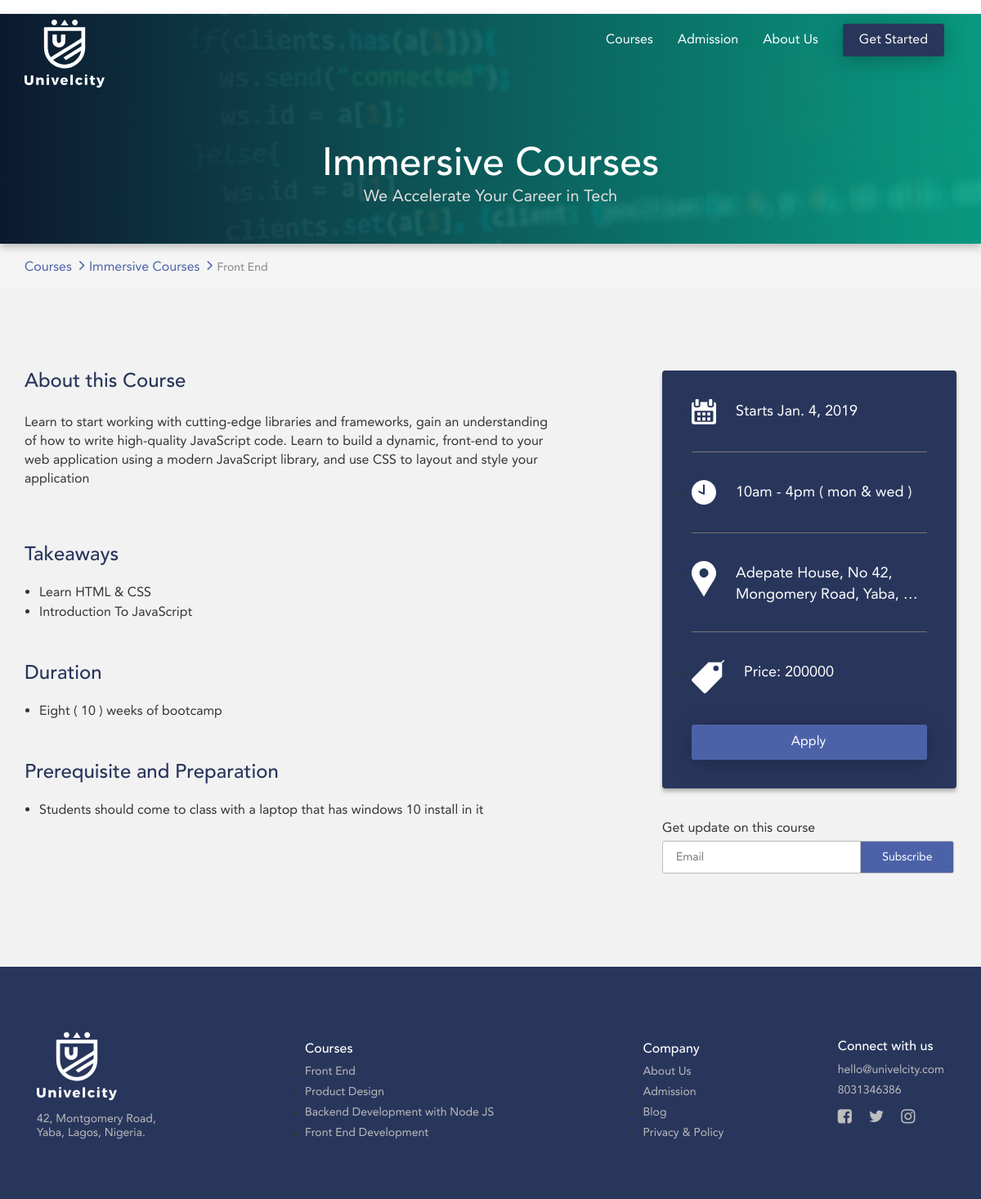
Screenshot of /detailed_course_view/1/ with the database file from the repository.
### main/models.py (models this page shows, shortened)
class Global(models.Model):
    logo            = models.FileField(null = True, upload_to='uploads/logos/')
    phone           = models.IntegerField(null = True, unique=False, default = "")
    location        = models.TextField(null = True, default="")
    email           = models.EmailField(null = True, default="", max_length=200)
    about_title     = models.CharField(null = True, default="", max_length=200)
    about_text      = models.CharField(null = True, default="", max_length=200)
    about_body      = models.TextField(null = True, default="", blank= True)
    facebook        = models.CharField(null = True, default="", max_length=200)
    twitter         = models.CharField(null = True, default="", max_length=200)
    insta           = models.CharField(null = True, default="", max_length=200)

class Category(models.Model):
    image           = models.FileField(null = True, upload_to='uploads/course_imgs/')
    title           = models.CharField(null = True, max_length=255, default = "")
    description     = models.TextField(null = True,  default = "")
    class Meta:
        verbose_name_plural = "Categories"

class Course(models.Model):
    image  = models.FileField(null = True, upload_to='uploads/course_imgs/')
    header = models.FileField(null = True, upload_to='uploads/course_imgs/')
    title           = models.CharField(null = True, max_length=40, default="")
    category        = models.ForeignKey('Category', on_delete=models.CASCADE, default = 1, related_name= 'course')
    about           = models.IntegerField(null = True, unique=False, default = "")
    date            = models.DateField(null = True, default="")
    time            = models.CharField(null = True, max_length=30, default="")
    duration        = models.IntegerField(null = True, default="")
    address         = models.TextField(null = True, default="")
    about           = models.TextField(null = True, default="")
    price           = models.IntegerField(null = True, default="")
    is_upcoming     = models.BooleanField(default = False)
    is_active       = models.BooleanField(default = False)

class Take_away(models.Model):
    course          = models.ForeignKey('Course', on_delete=models.CASCADE, default = 1, related_name= 'take_away')
    text            = models.CharField(null = True, max_length=255, default="")

class Requirement(models.Model):
    course          = models.ForeignKey('Course', on_delete=models.CASCADE, default = 1, related_name = 'requirement')
    text            = models.TextField(null = True, default="")

### main/views.py (the view)
# urls.py: path('detailed_course_view/<int:id>/', views.detailed_course_view, name='detailed_course_view'),
def detailed_course_view(request, id):#ID ---> course__id
    page        = 'detailed_course_view'
    category    = Category.objects.get(course__id = id)
    general     = Global.objects.all()[0]
    course      = Course.objects.get(pk = id)
    takeaways   = Take_away.objects.filter(course_id = course.id)
    requirements = Requirement.objects.filter(course_id = course.id)
    footer_courses = Course.objects.all()[:4] #COURSES TO SHOW AT FOOTER
    return render(request, 'detailed_course_view.html', { 'page': page, 'general':general, 'course':course, 'category':category, 'takeaways': takeaways, 'requirements':requirements, 'footer_courses':footer_courses })

### templates/detailed_course_view.html
{% extends "base.html" %}
{% load static %}
{% block content %}
<div class="page_heading">
  <div class="page_name">
   <h1>{{ category.title }}</h1>
   <p>We Accelerate Your Career in Tech</p>
  </div>
 <span class="bg_inner_pages"></span>
 <img src='{% static "images/fron_dev.png" %}'  alt="img" />
</div>
<div class="breadcrumb">
 <div class="container padLR">
 <nav aria-label="breadcrumb">
  <ol class="breadcrumb">
    <li class="breadcrumb-item"><a href="../../courses">Courses</a></li>
    <li class="breadcrumb-item"><a href="../../course_list/{{ category.id }}">{{ category.title }}</a></li>
    <li class="breadcrumb-item active" aria-current="page">{{ course.title }}</li>
  </ol>
</nav>
 </div>
</div>
<div class="section_accelerate dev_sec">
 <div class="container">
  <div class="row">
    <div class="col-md-7">
     <div class="crse_abt">
      <h2 class="h2_head">About this Course</h2>
      <p>
        {{ course.about }}
      </p>
   	 </div>
     <div class="tk_awy">
      <h2 class="h2_head">Takeaways</h2>
       <ul>
         {% for takeaway in takeaways %}
        <li><span>{{ takeaway.text }}</span></li>
        {% endfor %}
       </ul>
   	 </div>
     <div class="tk_awy du_sec">
      <h2 class="h2_head">Duration</h2>
       <ul>
        <li><span>Eight ( {{ course.duration }} ) weeks of bootcamp</span></li>
       </ul>
   	 </div>
     <div class="tk_awy pre_sec">
      <h2 class="h2_head">Prerequisite and Preparation</h2>
       <ul>
          {% for requirement in requirements %}
        <li><span>{{ requirement.text }}</span></li>
        {% endfor %}
       </ul>
   	 </div>
    </div>
    <div class="col-md-4 pull-right rightSEC">
      <div class="right_section">
       <ul>
        <li><img src='{% static "images/calender.svg" %}' alt="calender" /><span>Starts {{ course.date }}</span></li>
        <li><img src='{% static "images/clock.svg" %}' alt="clock" /> <span>{{ course.time }}</span></li>
        <li><img src='{% static "images/area_pin.svg" %}' alt="area_pin" /><span>{{ course.address| truncatechars:45 }}</span></li>
        <li><img src='{% static "images/price-tag.svg" %}' alt="price-tag" /> <span>Price: {{ course.price  }}</span></li>
       </ul>
       <div class="button"><a href="/form/{{course.id}}">Apply</a></div>
      </div>
      <div class="get_crs">
       <span>Get update on this course</span>
         <form action="#" class="input-group-sm">
          <input class="btn btn-lg" name="email" id="email" type="email" placeholder="Email" required>
          <button class="btn btn-info btn-lg" type="submit">Subscribe</button>
         </form>
      </div>
    </div>
  </div>
 </div>
</div>
{% endblock %}

### templates/base.html (shortened to what this page needs)
﻿{% load static %}
<!DOCTYPE html>
<html lang="en">
<head>
<link rel="stylesheet" href='{% static "css/bootstrap.min.css" %}'>
<link rel="stylesheet" href='{% static "css/style.css" %}'>
<link href="https://stackpath.bootstrapcdn.com/font-awesome/4.7.0/css/font-awesome.min.css" rel="stylesheet">
</head>
<body>
<div class="navbar-wrapper nav_menu">
  <div class="container">
    <div class="header_section">
     <div class="logo pull-left"><a href="/"><img src='{{ general.logo.url }}' /></a></div>
     <div class="navbar navbar-static-top pull-right">
        <div id="navbar" class="navbar-collapse collapse">
          <ul class="nav navbar-nav">
            <li class="active"><a href="/courses">Courses</a></li>
            <li><a href="about-us.html" target="ext">Admission</a></li>
            <li><a href="/about_us">About Us</a></li>
            <li><a href="/courses"><span>Get Started</span></a></li>
          </ul>
        </div>
    </div>
    </div>
  </div>
</div>
{% block content %}
  {% endblock %}
  <footer class="footer-bs">
    <div class="container">
      <div class="col-md-3 ftrone">
       <div class="ftr_logo"><img src= '{% static "images/logo_v.svg" %}' width="98" alt="footer logo" /></h2>
       <p>{{ general.location | safe }}</p>
      </div>
      </div>
      <div class="col-md-3 ftrtwo">
       <h4>Courses</h4>
       <ul class="pages">
         {% for course in footer_courses %}
           <li><a href="detailed_course_view/{{course.id}}">{{ course.title }}</a></li>
           {% endfor %}
       </ul>
      </div>
      <div class="col-md-3 ftrthree">
       <h4>Company</h4>
       <ul>
        <li><a href="/about">About Us</a></li>
        <li><a href="#">Admission</a></li>
        <li><a href="#">Blog</a></li>
        <li><a href="#">Privacy &amp; Policy</a></li>
       </ul>
      </div>
      <div class="col-md-3 ftrfour">
       <h4>Connect with us</h4>
       <a href="#" class="input-group">{{ general.email }}</a>
       <p class="input-group">{{ general.phone }}</p>
       <div class="social">
        <a href="{{ general.facebook }}"><i class="fa fa-facebook-square"></i></a>
        <a href="{{ general.twitter }}"><i class="fa fa-twitter"></i></a>
        <a href="{{ general.insta }}"><i class="fa fa-instagram"></i></a>
       </div>
      </div>
    </div>
   </footer>
</body>
</html>

### static/css/style.css (style rules this page uses)
body { margin: 0; line-height: normal; color: #333; }
.padLR { padding-left: 0; padding-right: 0; }
.navbar-wrapper { position: absolute; top: 0; left: 0; right: 0; z-index: 10; }
.header_section { padding-top: 24px; }
.header_section .navbar { margin: 0; border: none; }
.header_section ul.navbar-nav li a { font-size: 16px; color: #fff; }
.header_section ul.navbar-nav li a span { background: #29365c; box-shadow: 0px 4px 25px rgba(0, 0, 0, 0.25); border-radius: 3px; display: inline-block; text-align: center; color: #fff; padding: 10px 20px; margin-top: -10px; }
.section_accelerate { background: #f2f2f2; padding-top: 100px; padding-bottom: 100px; }
.h2_head { line-height: normal; font-size: 28px; text-align: center; color: #29365c; margin: 0px 0px 24px 0px; }
.section_accelerate p { text-align: center; line-height: 23px; font-size: 16px; text-align: center; color: #333; margin: 0px 0px 47px 0px; }
.page_heading { position: relative; text-align: center; }
.page_heading img { width: 100%; }
.page_heading h1 { font-size: 48px; color: #fff; margin: 0; }
.page_heading p { font-size: 20px; color: #e0e0e0; }
.page_heading .page_name { position: absolute; left: 0; bottom: 35px; width: 100%; z-index: 9; }
.bg_inner_pages { background: linear-gradient( 90deg, #0d142b 0%, rgba(14, 24, 47, 0.92) 0.01%, rgba(12, 65, 73, 0.85) 0.02%, #0c192f 0.03%, rgba(5, 179, 146, 0.8) 100% ); box-shadow: 0px 4px 10px rgba(0, 0, 0, 0.25); position: absolute; left: 0; top: 0; width: 100%; height: 100%; }
.button { text-align: center; }
.button a { background: #4c62a8; box-shadow: 0px 4px 25px rgba(0, 0, 0, 0.25); border-radius: 3px; display: inline-block; line-height: normal; font-size: 16px; text-align: center; color: #fff; padding: 12px 59px 12px 57px; text-decoration: none; }
.dev_sec .h2_head { font-size: 24px; }
.dev_sec .h2_head, .dev_sec p { text-align: left; }
.dev_sec .tk_awy { padding-top: 20px; }
.dev_sec .tk_awy .h2_head { margin-bottom: 18px; }
.dev_sec .tk_awy.du_sec, .dev_sec .tk_awy.pre_sec { padding-top: 40px; }
.dev_sec ul li { text-align: left; }
.dev_sec .tk_awy ul { padding-left: 18px; }
.dev_sec .tk_awy ul li { line-height: normal; font-size: 20px; color: #333; }
.dev_sec .tk_awy ul li span { font-size: 16px; }
.right_section { background: #29365c; box-shadow: 0px 4px 4px rgba(0, 0, 0, 0.25); border-radius: 4px; padding: 35px 36px; }
.right_section ul { padding: 0; margin: 0; }
.right_section ul li { border-bottom: 1px solid #757575; padding-bottom: 34px; margin-bottom: 34px; }
.right_section ul li:last-child { border-bottom: none; margin-bottom: 15px; }
.right_section ul li img { margin-right: 24px; float: left; }
.right_section ul li span { line-height: normal; font-size: 18px; color: #fff; line-height: 30px; }
.right_section .button a { display: block; }
.rightSEC .get_crs { padding-top: 40px; }
.rightSEC .get_crs span { line-height: normal; font-size: 16px; color: #333; display: block; padding-bottom: 5px; text-align: left; }
.rightSEC .get_crs input[type='email'] { border: 1px solid #bdbdbd; box-sizing: border-box; border-radius: 3px; height: 40px; font-size: 14px; color: #828282; width: 68%; text-align: left; float: left; }
.rightSEC .get_crs button.btn { background: #4c62a8; border: 1px solid #bdbdbd; box-sizing: border-box; border-radius: 0px 3px 3px 0px; font-size: 14px; color: #fff; width: 32%; margin-left: -5px; height: 40px; }
.dev_sec .row { text-align: center; }
.footer-bs { background: #29365c; padding-top: 80px; padding-bottom: 54px; }
.footer-bs h4 { font-size: 16px; color: #fff; }
.footer-bs ul { padding: 0; }
.footer-bs a, .footer-bs .input-group, .ftr_logo p { font-size: 14px; color: #bdbdbd; padding-bottom: 8px; display: block; text-decoration: none; }
.ftr_logo img { margin-bottom: 14px; }
.footer-bs .col-md-3 { width: auto; float: none; display: inline-block; text-align: left; }
.footer-bs .ftrone, .footer-bs .ftrtwo { margin-right: 13%; }
.footer-bs .ftrfour { float: right; }
.footer-bs .social i { color: #bdbdbd; font-size: 20px; padding-right: 17px; }
.footer-bs .social a { display: inline-block; }
.footer-bs p.input-group { margin-bottom: 5px; }
img { max-width: 100%; }

### rows the page displays
Global: logo (picture), location "42, Montgomery Road, Yaba, Lagos, Nigeria.", email "hello@univelcity.com", phone "8031346386"
Category: title "Immersive Courses"
Course: title "Front End", about "Learn to start working with cutting-edge libraries and frameworks, gain an understanding of how to write high-quality JavaScript code. Learn to build a dynamic, front-end to your web application using a modern JavaScript library, and use CSS to layout and style your application", duration "10", date "Jan. 4, 2019", time "10am - 4pm ( mon & wed )", address "Adepate House, No 42, Mongomery Road, Yaba, …", price "200000"
Take_away: text "Learn HTML & CSS"
Take_away: text "Introduction To JavaScript"
Requirement: text "Students should come to class with a laptop that has windows 10 install in it"
Course: title "Product Design"
Course: title "Backend Development with Node JS"
Course: title "Front End Development"
